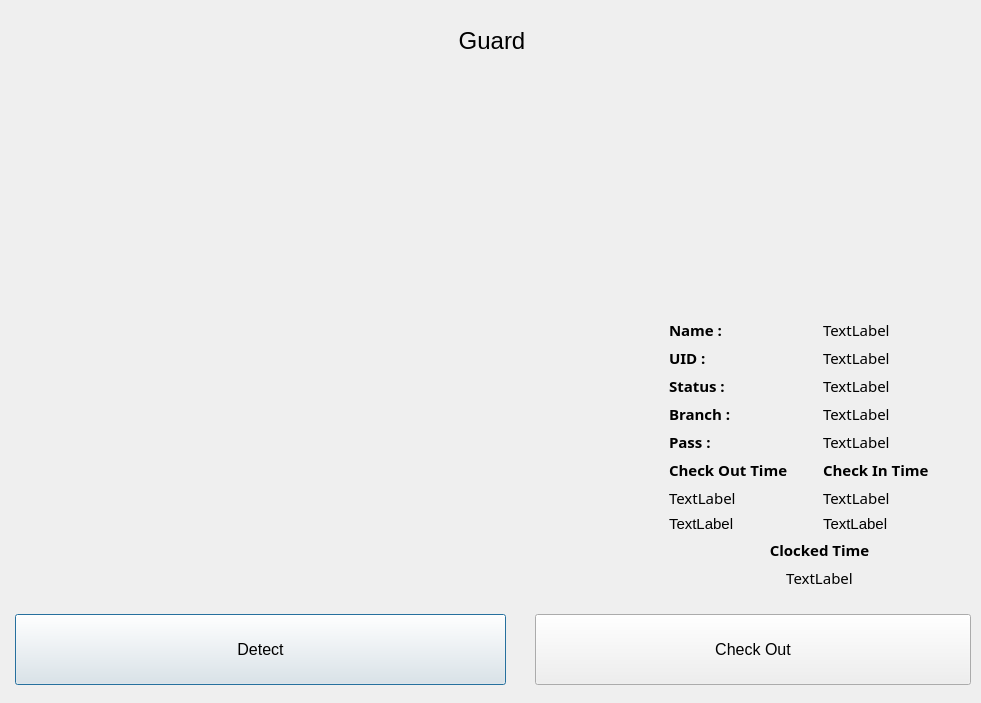
<?xml version="1.0" encoding="UTF-8"?>
<ui version="4.0">
 <class>GuardDialog</class>
 <widget class="QDialog" name="GuardDialog">
  <property name="enabled">
   <bool>true</bool>
  </property>
  <property name="geometry">
   <rect>
    <x>0</x>
    <y>0</y>
    <width>981</width>
    <height>703</height>
   </rect>
  </property>
  <property name="sizePolicy">
   <sizepolicy hsizetype="Fixed" vsizetype="Fixed">
    <horstretch>0</horstretch>
    <verstretch>0</verstretch>
   </sizepolicy>
  </property>
  <property name="maximumSize">
   <size>
    <width>981</width>
    <height>703</height>
   </size>
  </property>
  <property name="windowTitle">
   <string>GuardDialog</string>
  </property>
  <widget class="QWidget" name="centralwidget" native="true">
   <property name="geometry">
    <rect>
     <x>0</x>
     <y>4</y>
     <width>971</width>
     <height>691</height>
    </rect>
   </property>
   <property name="font">
    <font>
     <pointsize>11</pointsize>
    </font>
   </property>
   <widget class="QWidget" name="verticalLayoutWidget">
    <property name="geometry">
     <rect>
      <x>14</x>
      <y>19</y>
      <width>956</width>
      <height>36</height>
     </rect>
    </property>
    <layout class="QVBoxLayout" name="TitleLayout">
     <item>
      <widget class="QLabel" name="label">
       <property name="font">
        <font>
         <pointsize>18</pointsize>
        </font>
       </property>
       <property name="text">
        <string>Guard</string>
       </property>
       <property name="alignment">
        <set>Qt::AlignCenter</set>
       </property>
      </widget>
     </item>
    </layout>
   </widget>
   <widget class="QWidget" name="gridLayoutWidget">
    <property name="geometry">
     <rect>
      <x>14</x>
      <y>64</y>
      <width>642</width>
      <height>524</height>
     </rect>
    </property>
    <layout class="QGridLayout" name="gridLayout">
     <item row="0" column="0">
      <widget class="QLabel" name="LiveFeed">
       <property name="sizePolicy">
        <sizepolicy hsizetype="Minimum" vsizetype="Minimum">
         <horstretch>0</horstretch>
         <verstretch>0</verstretch>
        </sizepolicy>
       </property>
       <property name="minimumSize">
        <size>
         <width>640</width>
         <height>480</height>
        </size>
       </property>
       <property name="text">
        <string/>
       </property>
      </widget>
     </item>
    </layout>
   </widget>
   <widget class="QWidget" name="gridLayoutWidget_2">
    <property name="geometry">
     <rect>
      <x>669</x>
      <y>64</y>
      <width>301</width>
      <height>521</height>
     </rect>
    </property>
    <layout class="QGridLayout" name="gridLayout_2">
     <item row="1" column="0">
      <widget class="QLabel" name="_Name_">
       <property name="sizePolicy">
        <sizepolicy hsizetype="Preferred" vsizetype="Fixed">
         <horstretch>0</horstretch>
         <verstretch>0</verstretch>
        </sizepolicy>
       </property>
       <property name="font">
        <font>
         <family>Droid Sans Fallback</family>
         <pointsize>11</pointsize>
         <weight>75</weight>
         <bold>true</bold>
        </font>
       </property>
       <property name="text">
        <string>Name :</string>
       </property>
      </widget>
     </item>
     <item row="2" column="1">
      <widget class="QLabel" name="UID">
       <property name="sizePolicy">
        <sizepolicy hsizetype="Preferred" vsizetype="Fixed">
         <horstretch>0</horstretch>
         <verstretch>0</verstretch>
        </sizepolicy>
       </property>
       <property name="font">
        <font>
         <family>Droid Sans Fallback</family>
         <pointsize>11</pointsize>
         <weight>50</weight>
         <bold>false</bold>
        </font>
       </property>
       <property name="text">
        <string>TextLabel</string>
       </property>
      </widget>
     </item>
     <item row="3" column="1">
      <widget class="QLabel" name="Status">
       <property name="sizePolicy">
        <sizepolicy hsizetype="Preferred" vsizetype="Fixed">
         <horstretch>0</horstretch>
         <verstretch>0</verstretch>
        </sizepolicy>
       </property>
       <property name="font">
        <font>
         <family>Droid Sans Fallback</family>
         <pointsize>11</pointsize>
         <weight>50</weight>
         <bold>false</bold>
        </font>
       </property>
       <property name="text">
        <string>TextLabel</string>
       </property>
      </widget>
     </item>
     <item row="5" column="0">
      <widget class="QLabel" name="_Pass_">
       <property name="sizePolicy">
        <sizepolicy hsizetype="Preferred" vsizetype="Fixed">
         <horstretch>0</horstretch>
         <verstretch>0</verstretch>
        </sizepolicy>
       </property>
       <property name="font">
        <font>
         <family>Droid Sans Fallback</family>
         <pointsize>11</pointsize>
         <weight>75</weight>
         <bold>true</bold>
        </font>
       </property>
       <property name="text">
        <string>Pass :</string>
       </property>
      </widget>
     </item>
     <item row="7" column="1">
      <widget class="QLabel" name="CheckinDate">
       <property name="sizePolicy">
        <sizepolicy hsizetype="Preferred" vsizetype="Fixed">
         <horstretch>0</horstretch>
         <verstretch>0</verstretch>
        </sizepolicy>
       </property>
       <property name="font">
        <font>
         <family>Droid Sans Fallback</family>
         <pointsize>11</pointsize>
         <weight>50</weight>
         <bold>false</bold>
        </font>
       </property>
       <property name="text">
        <string>TextLabel</string>
       </property>
      </widget>
     </item>
     <item row="0" column="0" colspan="2">
      <widget class="QLabel" name="ProfileImage">
       <property name="text">
        <string/>
       </property>
      </widget>
     </item>
     <item row="10" column="0" colspan="2">
      <widget class="QLabel" name="TotalOutTime">
       <property name="sizePolicy">
        <sizepolicy hsizetype="Preferred" vsizetype="Fixed">
         <horstretch>0</horstretch>
         <verstretch>0</verstretch>
        </sizepolicy>
       </property>
       <property name="font">
        <font>
         <family>Droid Sans Fallback</family>
         <pointsize>11</pointsize>
         <weight>50</weight>
         <bold>false</bold>
        </font>
       </property>
       <property name="text">
        <string>TextLabel</string>
       </property>
       <property name="alignment">
        <set>Qt::AlignCenter</set>
       </property>
      </widget>
     </item>
     <item row="5" column="1">
      <widget class="QLabel" name="Pass">
       <property name="sizePolicy">
        <sizepolicy hsizetype="Preferred" vsizetype="Fixed">
         <horstretch>0</horstretch>
         <verstretch>0</verstretch>
        </sizepolicy>
       </property>
       <property name="font">
        <font>
         <family>Droid Sans Fallback</family>
         <pointsize>11</pointsize>
         <weight>50</weight>
         <bold>false</bold>
        </font>
       </property>
       <property name="text">
        <string>TextLabel</string>
       </property>
      </widget>
     </item>
     <item row="9" column="0" colspan="2">
      <widget class="QLabel" name="_TotalOutTime_">
       <property name="sizePolicy">
        <sizepolicy hsizetype="Preferred" vsizetype="Fixed">
         <horstretch>0</horstretch>
         <verstretch>0</verstretch>
        </sizepolicy>
       </property>
       <property name="font">
        <font>
         <family>Droid Sans Fallback</family>
         <pointsize>11</pointsize>
         <weight>75</weight>
         <bold>true</bold>
        </font>
       </property>
       <property name="text">
        <string>Clocked Time</string>
       </property>
       <property name="alignment">
        <set>Qt::AlignCenter</set>
       </property>
      </widget>
     </item>
     <item row="1" column="1">
      <widget class="QLabel" name="Name">
       <property name="sizePolicy">
        <sizepolicy hsizetype="Preferred" vsizetype="Fixed">
         <horstretch>0</horstretch>
         <verstretch>0</verstretch>
        </sizepolicy>
       </property>
       <property name="font">
        <font>
         <family>Droid Sans Fallback</family>
         <pointsize>11</pointsize>
         <weight>50</weight>
         <bold>false</bold>
        </font>
       </property>
       <property name="text">
        <string>TextLabel</string>
       </property>
      </widget>
     </item>
     <item row="7" column="0">
      <widget class="QLabel" name="CheckoutDate">
       <property name="sizePolicy">
        <sizepolicy hsizetype="Preferred" vsizetype="Fixed">
         <horstretch>0</horstretch>
         <verstretch>0</verstretch>
        </sizepolicy>
       </property>
       <property name="font">
        <font>
         <family>Droid Sans Fallback</family>
         <pointsize>11</pointsize>
         <weight>50</weight>
         <bold>false</bold>
        </font>
       </property>
       <property name="text">
        <string>TextLabel</string>
       </property>
      </widget>
     </item>
     <item row="6" column="1">
      <widget class="QLabel" name="_CheckInTime_">
       <property name="sizePolicy">
        <sizepolicy hsizetype="Preferred" vsizetype="Fixed">
         <horstretch>0</horstretch>
         <verstretch>0</verstretch>
        </sizepolicy>
       </property>
       <property name="font">
        <font>
         <family>Droid Sans Fallback</family>
         <pointsize>11</pointsize>
         <weight>75</weight>
         <bold>true</bold>
        </font>
       </property>
       <property name="text">
        <string>Check In Time</string>
       </property>
      </widget>
     </item>
     <item row="2" column="0">
      <widget class="QLabel" name="_UID_">
       <property name="sizePolicy">
        <sizepolicy hsizetype="Preferred" vsizetype="Fixed">
         <horstretch>0</horstretch>
         <verstretch>0</verstretch>
        </sizepolicy>
       </property>
       <property name="font">
        <font>
         <family>Droid Sans Fallback</family>
         <pointsize>11</pointsize>
         <weight>75</weight>
         <bold>true</bold>
        </font>
       </property>
       <property name="text">
        <string>UID :</string>
       </property>
      </widget>
     </item>
     <item row="4" column="0">
      <widget class="QLabel" name="_Branch_">
       <property name="sizePolicy">
        <sizepolicy hsizetype="Preferred" vsizetype="Fixed">
         <horstretch>0</horstretch>
         <verstretch>0</verstretch>
        </sizepolicy>
       </property>
       <property name="font">
        <font>
         <family>Droid Sans Fallback</family>
         <pointsize>11</pointsize>
         <weight>75</weight>
         <bold>true</bold>
        </font>
       </property>
       <property name="text">
        <string>Branch :</string>
       </property>
      </widget>
     </item>
     <item row="4" column="1">
      <widget class="QLabel" name="Branch">
       <property name="sizePolicy">
        <sizepolicy hsizetype="Preferred" vsizetype="Fixed">
         <horstretch>0</horstretch>
         <verstretch>0</verstretch>
        </sizepolicy>
       </property>
       <property name="font">
        <font>
         <family>Droid Sans Fallback</family>
         <pointsize>11</pointsize>
         <weight>50</weight>
         <bold>false</bold>
        </font>
       </property>
       <property name="text">
        <string>TextLabel</string>
       </property>
      </widget>
     </item>
     <item row="6" column="0">
      <widget class="QLabel" name="_CheckOutTime_">
       <property name="sizePolicy">
        <sizepolicy hsizetype="Preferred" vsizetype="Fixed">
         <horstretch>0</horstretch>
         <verstretch>0</verstretch>
        </sizepolicy>
       </property>
       <property name="font">
        <font>
         <family>Droid Sans Fallback</family>
         <pointsize>11</pointsize>
         <weight>75</weight>
         <bold>true</bold>
        </font>
       </property>
       <property name="text">
        <string>Check Out Time</string>
       </property>
      </widget>
     </item>
     <item row="3" column="0">
      <widget class="QLabel" name="_Status_">
       <property name="sizePolicy">
        <sizepolicy hsizetype="Preferred" vsizetype="Fixed">
         <horstretch>0</horstretch>
         <verstretch>0</verstretch>
        </sizepolicy>
       </property>
       <property name="font">
        <font>
         <family>Droid Sans Fallback</family>
         <pointsize>11</pointsize>
         <weight>75</weight>
         <bold>true</bold>
        </font>
       </property>
       <property name="text">
        <string>Status :</string>
       </property>
      </widget>
     </item>
     <item row="8" column="0">
      <widget class="QLabel" name="CheckoutTime">
       <property name="sizePolicy">
        <sizepolicy hsizetype="Preferred" vsizetype="Fixed">
         <horstretch>0</horstretch>
         <verstretch>0</verstretch>
        </sizepolicy>
       </property>
       <property name="font">
        <font>
         <pointsize>11</pointsize>
        </font>
       </property>
       <property name="text">
        <string>TextLabel</string>
       </property>
      </widget>
     </item>
     <item row="8" column="1">
      <widget class="QLabel" name="CheckinTime">
       <property name="sizePolicy">
        <sizepolicy hsizetype="Preferred" vsizetype="Fixed">
         <horstretch>0</horstretch>
         <verstretch>0</verstretch>
        </sizepolicy>
       </property>
       <property name="font">
        <font>
         <pointsize>11</pointsize>
        </font>
       </property>
       <property name="text">
        <string>TextLabel</string>
       </property>
      </widget>
     </item>
    </layout>
   </widget>
   <widget class="QWidget" name="gridLayoutWidget_3">
    <property name="geometry">
     <rect>
      <x>15</x>
      <y>610</y>
      <width>491</width>
      <height>71</height>
     </rect>
    </property>
    <layout class="QGridLayout" name="gridLayout_3">
     <item row="0" column="0">
      <widget class="QPushButton" name="DetectFace">
       <property name="sizePolicy">
        <sizepolicy hsizetype="Minimum" vsizetype="Minimum">
         <horstretch>0</horstretch>
         <verstretch>0</verstretch>
        </sizepolicy>
       </property>
       <property name="minimumSize">
        <size>
         <width>0</width>
         <height>10</height>
        </size>
       </property>
       <property name="font">
        <font>
         <pointsize>12</pointsize>
        </font>
       </property>
       <property name="text">
        <string>Detect</string>
       </property>
      </widget>
     </item>
    </layout>
   </widget>
   <widget class="QWidget" name="gridLayoutWidget_4">
    <property name="geometry">
     <rect>
      <x>535</x>
      <y>610</y>
      <width>436</width>
      <height>71</height>
     </rect>
    </property>
    <layout class="QGridLayout" name="gridLayout_4">
     <item row="0" column="0">
      <widget class="QPushButton" name="Clock">
       <property name="sizePolicy">
        <sizepolicy hsizetype="Minimum" vsizetype="Minimum">
         <horstretch>0</horstretch>
         <verstretch>0</verstretch>
        </sizepolicy>
       </property>
       <property name="minimumSize">
        <size>
         <width>0</width>
         <height>10</height>
        </size>
       </property>
       <property name="font">
        <font>
         <pointsize>12</pointsize>
        </font>
       </property>
       <property name="text">
        <string>Check Out</string>
       </property>
      </widget>
     </item>
    </layout>
   </widget>
  </widget>
 </widget>
 <resources/>
 <connections/>
</ui>
